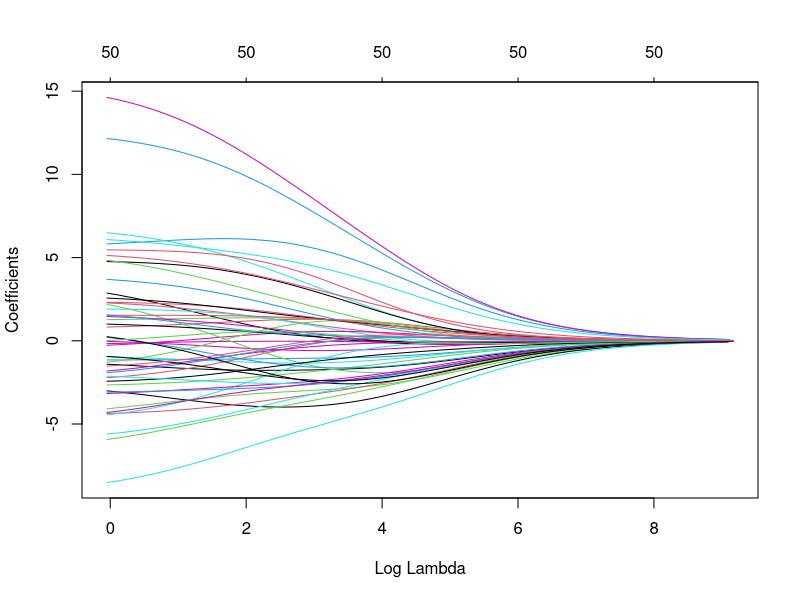
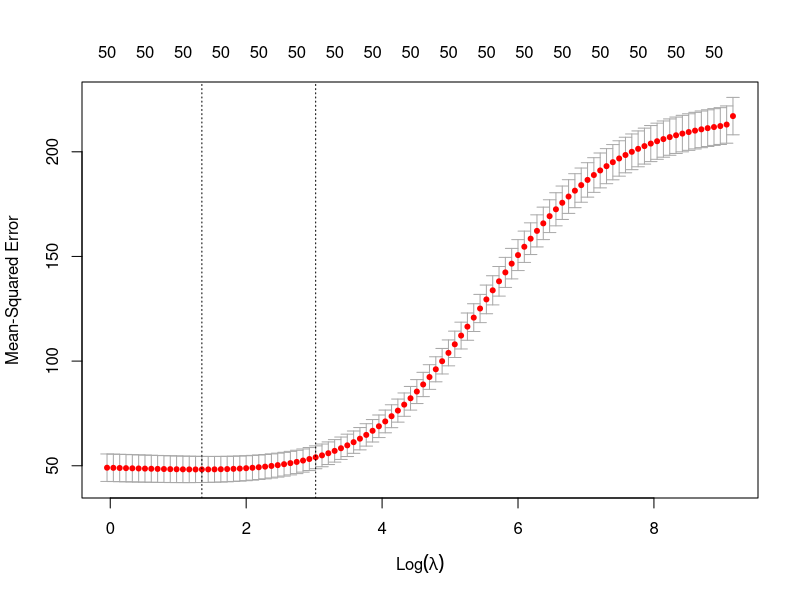
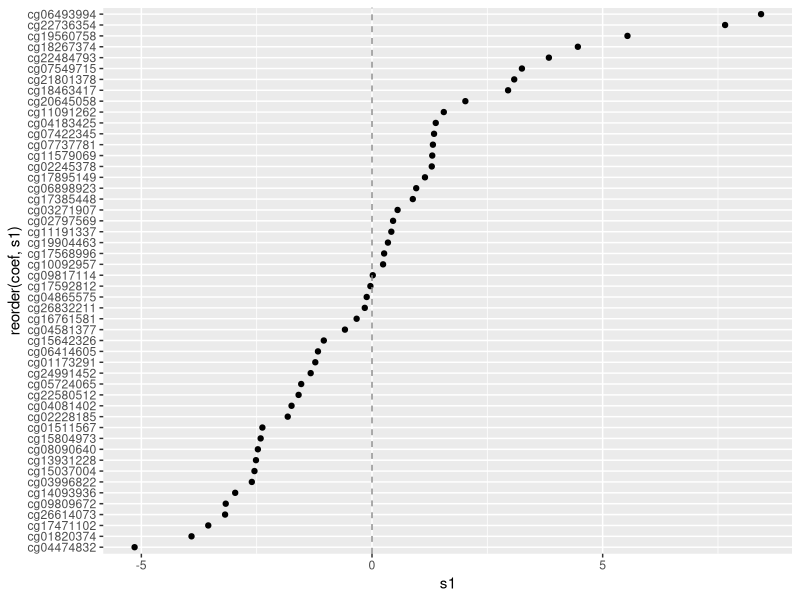
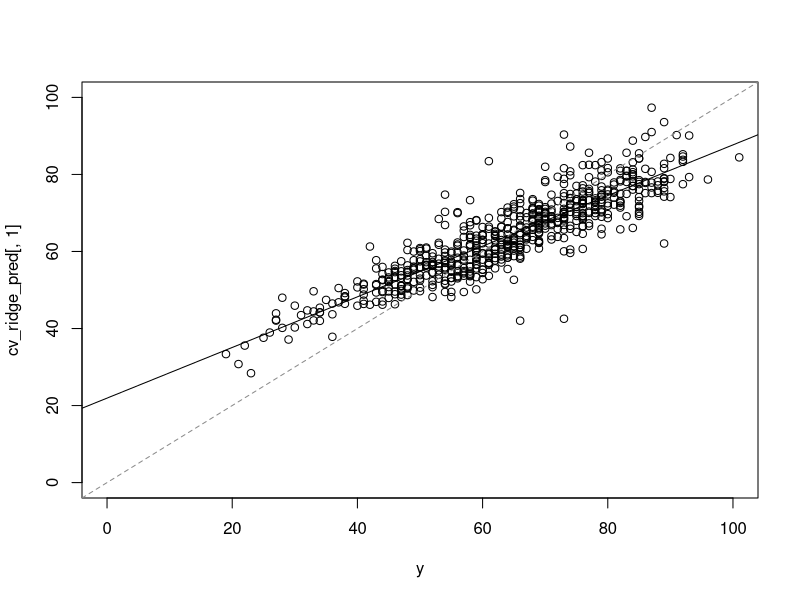
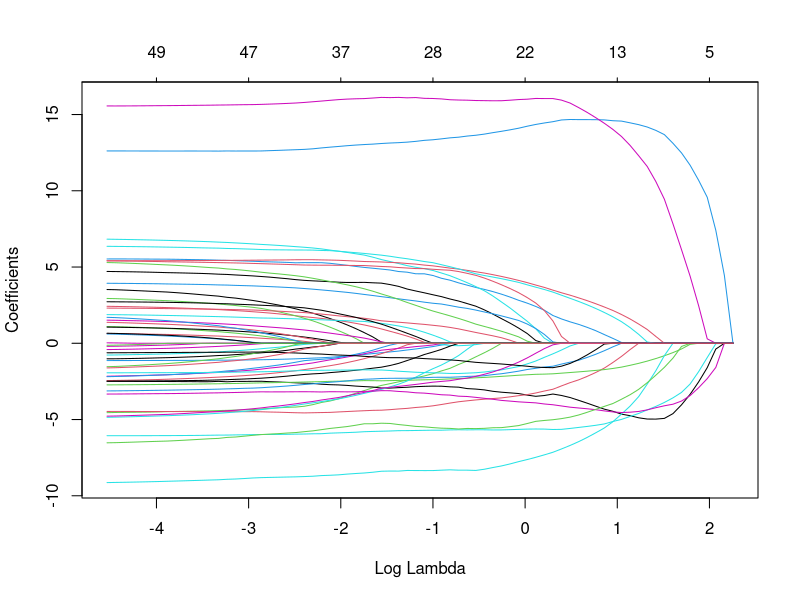
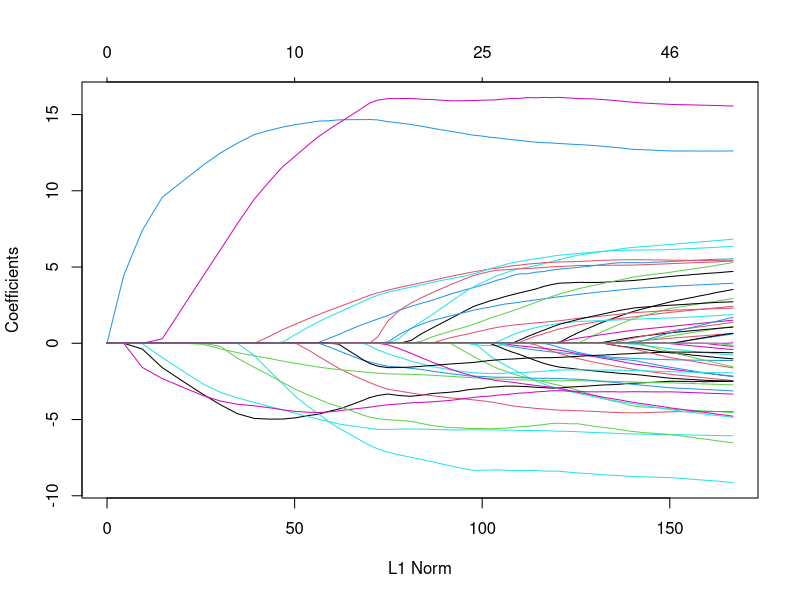
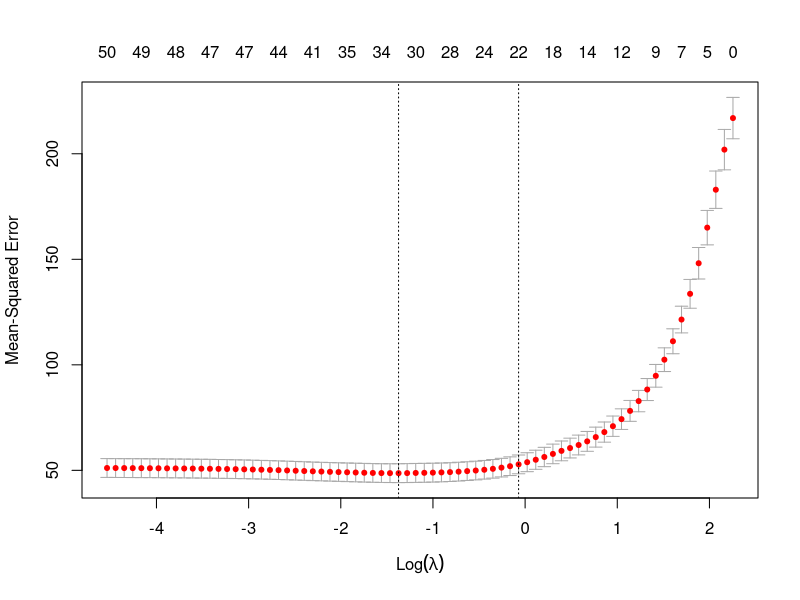

Generate these figures, in order, with R: (Note: this script raises an error after producing the figures.)
## ---- chunk 1
knitr::opts_chunk$set(echo = TRUE,
                      warning = TRUE,
                      message = TRUE, 
                      fig.align = "center",
                      fig.asp = 0.618,
                      fig.width = 10,
                      dpi = 200, 
                      out.width = "75%")
## ---- chunk 2
library(here)       # easy directory management, as here("YOUR/FILE/PATH")
library(data.table) # fast data wrangling
library(magrittr)   # use of pipe operator `%>%`
library(ggplot2)    # graphics
library(nortest)    # normality assessment test
library(glmnet)     # penalised regression models
## ---- chunk 3
# base R
# mdna <- read.csv(here("data/methDNA_data_Hannun_etal_2013_2.csv"), header = TRUE)
mdna_logodds <- read.csv(here("data/logodds_methDNA_data_Hannun_etal_2013.csv"), header = TRUE)
## ---- chunk 4
# look at first 8 cols from the data
head(mdna_logodds[, 1:8])
## ---- chunk 5
# binary variables to factors with defined reference
mdna_logodds$Gender <- relevel(factor(mdna_logodds$Gender), ref = "F")
mdna_logodds$Ethnicity <- relevel(factor(mdna_logodds$Ethnicity), ref = "Caucasian")
## ---- chunk 6
# get a vector with all column names with their pattern starting with "cg" (i.e., the names of all CpG probes)
vec_probe <- grep("^cg", colnames(mdna_logodds), value = TRUE)

# ordered by correlation with age
vec_cor_values <- sapply(seq(vec_probe), function(x) cor(mdna_logodds$Age, mdna_logodds[, vec_probe[x]], method = "spearman"))
# save the CpG probes ordered by their absolute correlation value
vec_probe_cor <- vec_probe[order(abs(vec_cor_values), decreasing = TRUE)]
## ---- chunk 7
# define response and explanatory variables
y <- mdna_logodds$Age
x <- as.matrix(mdna_logodds[, vec_probe])
## ---- chunk 8
# fit a ridge regression
ridge_fit <- glmnet(x = x, y = y, alpha = 0, standardize = TRUE, family = "gaussian")

# visualise the results
plot(ridge_fit, xvar = "lambda")
## ---- chunk 9
# fit ridge regression
cv_ridge_fit <- cv.glmnet(x = x, y = y, alpha = 0, standardize = TRUE, family = "gaussian", type.measure = "mse", nfold = 10)

# visualise the results
plot(cv_ridge_fit)
## ---- chunk 10
# lambdas
cv_ridge_fit$lambda.min
cv_ridge_fit$lambda.1se

log(cv_ridge_fit$lambda.min)
log(cv_ridge_fit$lambda.1se)

# look at the coefficient values for the chosen lambdas
cv_ridge_coef <- coef(cv_ridge_fit, s = cv_ridge_fit$lambda.1se)
as.data.table(as.matrix(cv_ridge_coef), keep.rownames = "coef")[-1,] %>% 
  ggplot(aes(s1, reorder(coef, s1))) +
  geom_point() +
  geom_vline(xintercept = 0, lty = 2, col = "gray55")

# fitted values
cv_ridge_pred <- predict(object = cv_ridge_fit, s = cv_ridge_fit$lambda.1se, newx = x)
## ---- chunk 11
# calculate the mean-squared error (MSE) for this model
mean((mdna_logodds$Age - cv_ridge_pred)^2)
## ---- chunk 12
# try:

# correlation
cor(y, cv_ridge_pred[, 1], method = "spearman")

# visualise the relation between fitted values and the real age of the patients
plot(y, cv_ridge_pred[, 1], xlim = c(0, 100), ylim = c(0, 100))
abline(lm(cv_ridge_pred[, 1] ~ y))
abline(0, 1, lty = 2, col = "gray55")
## ---- chunk 13
# fit a LASSO regression
lasso_fit <- glmnet(x = x, y = y, alpha = 1, standardize = TRUE, family = "gaussian")

# visualise the results
plot(lasso_fit, xvar = "lambda")
# alternative
plot(lasso_fit)
## ---- chunk 14
# fit LASSO regression
cv_lasso_fit <- cv.glmnet(x = x, y = y, alpha = 1, standardize = TRUE, family = "gaussian", type.measure = "mse", nfold = 10)

# visualise the results
plot(cv_lasso_fit)
## ---- chunk 15
# lambdas
cv_lasso_fit$lambda.min
cv_lasso_fit$lambda.1se
# log(cv_lasso_fit$lambda.min)
# log(cv_lasso_fit$lambda.1se)


# look at the coefficient values for the chosen lambdas
cv_lasso_coef <- coef(cv_lasso_fit, s = cv_lasso_fit$lambda.1se)

broom::tidy(cv_lasso_coef)

# fitted values
cv_lasso_pred <- predict(object = cv_lasso_fit, s = cv_lasso_fit$lambda.1se, newx = x)
hist(cv_lasso_pred)
## ---- chunk 16
# calculate the mean-squared error (MSE) for this model
mean((mdna_logodds$Age - cv_lasso_pred)^2)
## ---- chunk 17
# try:

# correlation
cor(y, cv_lasso_pred[, 1], method = "spearman")
## ---- chunk 18
# fit the cross-validation model
cv_fit_a0.5 <- cv.glmnet(x = x, y = y, alpha = 0.5, standardize = TRUE, family = "gaussian", type.measure = "mse", nfold = 10)
plot(cv_fit_a0.5)
## ---- chunk 19
# try:

par(mfrow = c(2, 2))
plot(cv_ridge_fit)
plot(cv_fit_a0.5)
plot(cv_lasso_fit)
plot(log(cv_lasso_fit$lambda), cv_lasso_fit$cvm, col = 2, pch = 19, xlim = c(-6, 10))
points(log(cv_fit_a0.5$lambda), cv_fit_a0.5$cvm, col = 3, pch = 19)
points(log(cv_ridge_fit$lambda), cv_ridge_fit$cvm, col = 4, pch = 19)
legend("topleft", legend = c("alpha = 1", "alpha = 0.5", "alpha = 0"), pch = 19, col = 2:4)
abline(v = log(c(cv_ridge_fit$lambda.1se, cv_fit_a0.5$lambda.1se, cv_lasso_fit$lambda.1se)), col = 4:2, lty = 2)
par(mfrow = c(1,1))
## ---- chunk 20
# alphas to try
alphas <- seq(0, 1, 0.01)

# loop sequence to generate the results at each alpha
cv_fit_en <- lapply(seq(alphas), function(i) cv.glmnet(x = x, y = y, alpha = alphas[i], standardize = TRUE, family = "gaussian", type.measure = "mse", nfold = 10))
## ---- chunk 21
# alternative with a for loop:
# cv_fit_en <- list()
# for(i in seq(alphas)) {
#   cv_fit_en[[i]] <- cv.glmnet(x = x, y = y, alpha = alphas[i], standardize = TRUE, family = "gaussian", type.measure = "mse", nfold = 10)
# }
## ---- chunk 22
# look at the optimal values for lambda
vec_lambda_en <- sapply(seq_along(cv_fit_en), function(i) cv_fit_en[[i]]$lambda.1se)


# loop to estimate the fitted values of each 10-fold cross validated model
pred_en <- lapply(seq_along(cv_fit_en), function(i) predict(cv_fit_en[[i]], s = vec_lambda_en[i], newx = x))


# estimate the MSE of each model
mse_en <- sapply(seq_along(cv_fit_en), function(i) mean((mdna_logodds$Age - pred_en[[i]])^2))


# visualise the results
plot(mse_en, type = "l")


# minimum MSE value
min(mse_en)


# minimum MSE position
which.min(mse_en)
## ---- chunk 23
# select the model with lower MSE
cv_fit_elastic_net <- cv_fit_en[[which.min(mse_en)]]


# lambda
cv_fit_elastic_net$lambda.min
cv_fit_elastic_net$lambda.1se


# look at the coefficient values for the lambda
cv_fit_elastic_net_coef <- coef(cv_fit_elastic_net, s = cv_fit_elastic_net$lambda.1se)
broom::tidy(cv_fit_elastic_net_coef)

# fitted values
cv_fit_elastic_net_pred <- predict(cv_fit_elastic_net, s = cv_fit_elastic_net$lambda.1se, newx = x)

hist(cv_fit_elastic_net_pred)
